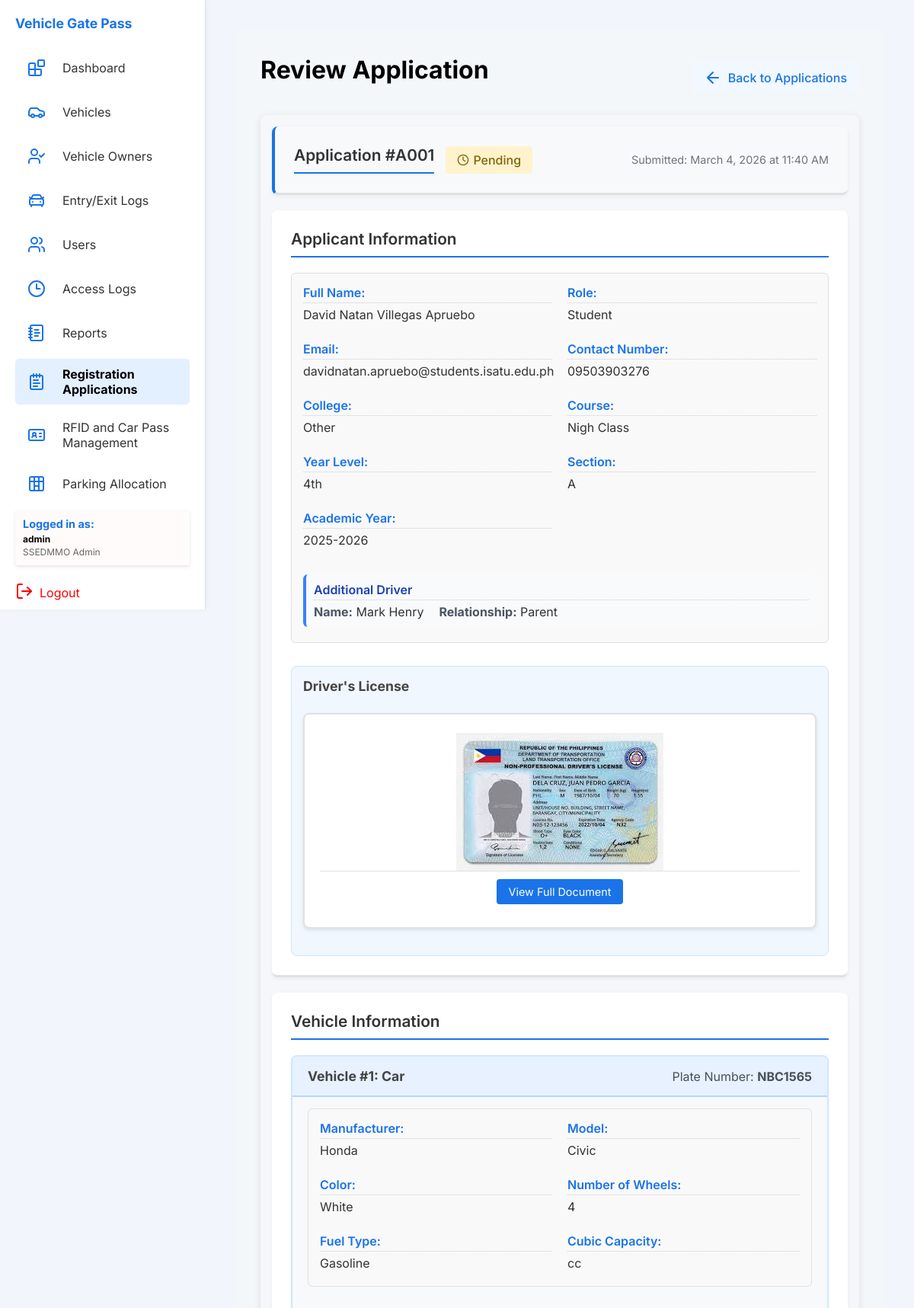
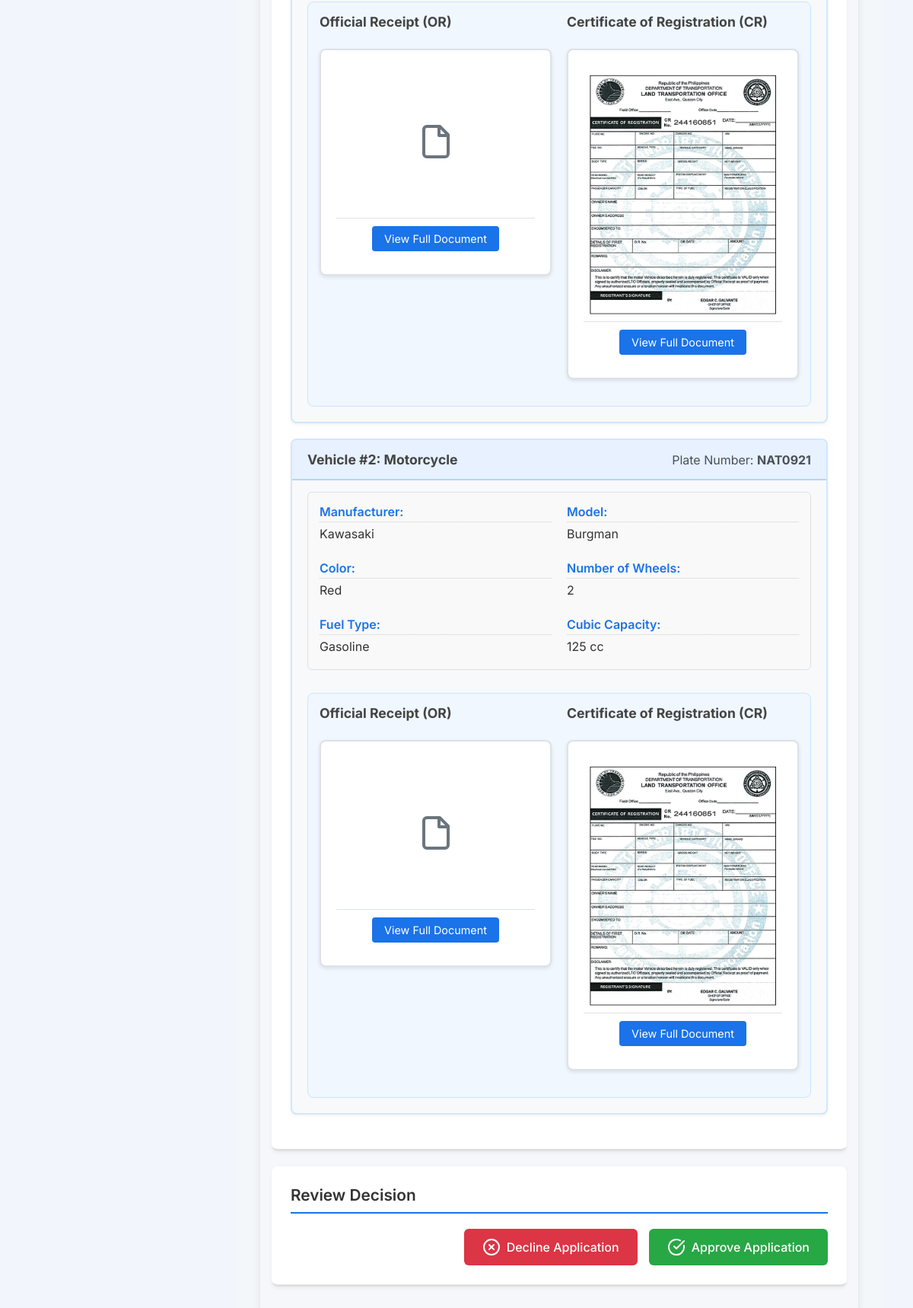
The app's page /php/review_application.php?id=1 (signed in) with its own data (2 pictures, top to bottom).
### tables this page shows
CREATE TABLE `applications` (
  `applicationID` int(11) NOT NULL,
  `OwnerID` varchar(10) DEFAULT NULL,
  `fName` varchar(50) DEFAULT NULL,
  `lName` varchar(50) DEFAULT NULL,
  `mName` varchar(50) DEFAULT NULL,
  `role` varchar(30) DEFAULT NULL,
  `employment_type` varchar(50) DEFAULT NULL,
  `email` varchar(100) DEFAULT NULL,
  `contact_num` varchar(20) DEFAULT NULL,
  `schoolID` varchar(50) DEFAULT NULL,
  `college` varchar(100) DEFAULT NULL,
  `course` varchar(50) DEFAULT NULL,
  `year` varchar(10) DEFAULT NULL,
  `section` varchar(10) DEFAULT NULL,
  `academicYear` varchar(20) DEFAULT NULL,
  `drivers_license` varchar(255) DEFAULT NULL,
  `plateNum` varchar(20) DEFAULT NULL,
  `vehicleType` varchar(50) DEFAULT NULL,
  `model` varchar(50) DEFAULT NULL,
  `manufacturer` varchar(50) DEFAULT NULL,
  `color` varchar(30) DEFAULT NULL,
  `cubicCapacity` int(11) DEFAULT NULL,
  `numOfWheels` int(11) DEFAULT NULL,
  `fuelType` varchar(30) DEFAULT NULL,
  `offical_receipt` varchar(255) DEFAULT NULL,
  `cert_of_registration` varchar(255) DEFAULT NULL,
  `additional_driver_name` varchar(100) DEFAULT NULL,
  `additional_driver_relationship` varchar(50) DEFAULT NULL,
  `registrationStatus` enum('pending','approved','rejected') DEFAULT 'pending',
  `applicationDate` datetime DEFAULT current_timestamp(),
  `reviewed_by` varchar(50) DEFAULT NULL
);

### php/review_application.php (the view, shortened to what this page needs)
<?php
$db = new Database();
$conn = $db->getConnection();
$ownerId = $_GET['id'];
$query = "SELECT * FROM applications WHERE applicationID = ?";
$stmt = $conn->prepare($query);
$stmt->bind_param("s", $ownerId);
$stmt->execute();
$result = $stmt->get_result();
$firstApp = $result->fetch_assoc();
$query = "SELECT * FROM applications WHERE fName = ? AND lName = ? AND email = ?";
$stmt = $conn->prepare($query);
$stmt->bind_param("sss", $firstApp['fName'], $firstApp['lName'], $firstApp['email']);
$stmt->execute();
$result = $stmt->get_result();
$applicant = $result->fetch_assoc();
$result->data_seek(0);
$vehicles = [];
while ($row = $result->fetch_assoc()) {
    $vehicles[] = $row;
}
include_once '../includes/header.php';
?>
<main class="main">
    <div class="review-header">
        <h2>Review Application</h2>
        <a href="registration_applications.php" class="back-btn">
            <svg xmlns="http://www.w3.org/2000/svg" width="24" height="24" viewBox="0 0 24 24" fill="none"
                stroke="currentColor" stroke-width="2" stroke-linecap="round" stroke-linejoin="round">
                <path d="M19 12H5M12 19l-7-7 7-7" />
            </svg>
            Back to Applications
        </a>
    </div>
    <div class="review-container">
        <div class="review-section application-header">
            <div class="application-status">
                <h3>Application #<?php echo htmlspecialchars($firstApp['OwnerID']); ?></h3>
                <span class="status-badge large <?php echo strtolower($applicant['registrationStatus']); ?>">
                    <?php if ($applicant['registrationStatus'] == 'pending'): ?>
                        <svg xmlns="http://www.w3.org/2000/svg" width="24" height="24" viewBox="0 0 24 24" fill="none"
                            stroke="currentColor" stroke-width="2" stroke-linecap="round" stroke-linejoin="round">
                            <path d="M12 6v6l4 2" />
                            <circle cx="12" cy="12" r="10" />
                        </svg>
                    <?php endif; ?>
                    <?php echo ucfirst($applicant['registrationStatus']); ?>
                </span>
            </div>
            <div class="application-date">
                Submitted:
                <?php echo isset($applicant['applicationDate']) && !empty($applicant['applicationDate']) ? date('F j, Y \a\t g:i A', strtotime($applicant['applicationDate'])) : 'Date not available'; ?>
            </div>
        </div>
        <div class="review-section">
            <h3>Applicant Information</h3>
            <div class="info-grid">
                <div class="info-item">
                    <span class="info-label">Full Name:</span>
                    <span
                        class="info-value"><?php echo htmlspecialchars($applicant['fName'] . ' ' . $applicant['mName'] . ' ' . $applicant['lName']); ?></span>
                </div>
                <div class="info-item">
                    <span class="info-label">Role:</span>
                    <span class="info-value"><?php echo htmlspecialchars(ucfirst($applicant['role'])); ?></span>
                </div>
                <div class="info-item">
                    <span class="info-label">Email:</span>
                    <span class="info-value"><?php echo htmlspecialchars($applicant['email']); ?></span>
                </div>
                <div class="info-item">
                    <span class="info-label">Contact Number:</span>
                    <span class="info-value"><?php echo htmlspecialchars($applicant['contact_num']); ?></span>
                </div>
                <div class="info-item">
                    <span class="info-label">College:</span>
                    <span class="info-value"><?php echo htmlspecialchars($applicant['college']); ?></span>
                </div>
                <div class="info-item">
                    <span class="info-label">Course:</span>
                    <span class="info-value"><?php echo htmlspecialchars($applicant['course']); ?></span>
                </div>
                <?php if (!empty($applicant['year'])): ?>
                    <div class="info-item">
                        <span class="info-label">Year Level:</span>
                        <span class="info-value"><?php echo htmlspecialchars($applicant['year']); ?></span>
                    </div>
                <?php endif; ?>
                <?php if (!empty($applicant['section'])): ?>
                    <div class="info-item">
                        <span class="info-label">Section:</span>
                        <span class="info-value"><?php echo htmlspecialchars($applicant['section']); ?></span>
                    </div>
                <?php endif; ?>
                <div class="info-item">
                    <span class="info-label">Academic Year:</span>
                    <span class="info-value"><?php echo htmlspecialchars($applicant['academicYear']); ?></span>
                </div>
                <?php if (!empty($applicant['additional_driver_name'])): ?>
                    <div class="info-item" style="grid-column: 1 / -1; background-color: #f8fafc; padding: 10px; border-radius: 6px; margin-top: 10px; border-left: 4px solid #3b82f6;">
                        <span class="info-label" style="display: block; margin-bottom: 5px; color: #1e40af;">Additional Driver</span>
                        <div style="display: flex; gap: 20px;">
                            <div><strong style="color: #4b5563;">Name:</strong> <span class="info-value"><?php echo htmlspecialchars($applicant['additional_driver_name']); ?></span></div>
                            <div><strong style="color: #4b5563;">Relationship:</strong> <span class="info-value"><?php echo htmlspecialchars($applicant['additional_driver_relationship']); ?></span></div>
                        </div>
                    </div>
                <?php endif; ?>
            </div>
            <div class="document-section">
                <h4>Driver's License</h4>
                <div class="document-preview">
                    <?php if (!empty($applicant['drivers_license'])): ?>
                        <?php
                        $ext = pathinfo($applicant['drivers_license'], PATHINFO_EXTENSION);
                        if (in_array(strtolower($ext), ['jpg', 'jpeg', 'png', 'gif'])):
                            ?>
                            <img src="<?php echo htmlspecialchars($applicant['drivers_license']); ?>" alt="Driver's License">
                        <?php endif; ?>
                        <div class="document-actions">
                            <a href="<?php echo htmlspecialchars($applicant['drivers_license']); ?>" class="btn-view"
                                target="_blank">View Full Document</a>
                        </div>
                    <?php endif; ?>
                </div>
            </div>
        </div>
        <div class="review-section">
            <h3>Vehicle Information</h3>
            <?php foreach ($vehicles as $index => $vehicle): ?>
                <div class="vehicle-card">
                    <div class="vehicle-header">
                        <h4>Vehicle #<?php echo $index + 1; ?>: <?php echo htmlspecialchars($vehicle['vehicleType']); ?>
                        </h4>
                        <div class="plate-number">Plate Number:
                            <strong><?php echo htmlspecialchars($vehicle['plateNum']); ?></strong></div>
                    </div>
                    <div class="info-grid">
                        <div class="info-item">
                            <span class="info-label">Manufacturer:</span>
                            <span class="info-value"><?php echo htmlspecialchars($vehicle['manufacturer']); ?></span>
                        </div>
                        <div class="info-item">
                            <span class="info-label">Model:</span>
                            <span class="info-value"><?php echo htmlspecialchars($vehicle['model']); ?></span>
                        </div>
                        <div class="info-item">
                            <span class="info-label">Color:</span>
                            <span class="info-value"><?php echo htmlspecialchars($vehicle['color']); ?></span>
                        </div>
                        <div class="info-item">
                            <span class="info-label">Number of Wheels:</span>
                            <span class="info-value"><?php echo htmlspecialchars($vehicle['numOfWheels']); ?></span>
                        </div>
                        <div class="info-item">
                            <span class="info-label">Fuel Type:</span>
                            <span class="info-value"><?php echo htmlspecialchars($vehicle['fuelType']); ?></span>
                        </div>
                        <div class="info-item">
                            <span class="info-label">Cubic Capacity:</span>
                            <span class="info-value"><?php echo htmlspecialchars($vehicle['cubicCapacity']); ?> cc</span>
                        </div>
                    </div>
                    <div class="document-section">
                        <div class="document-row">
                            <div class="document-col">
                                <h4>Official Receipt (OR)</h4>
                                <div class="document-preview">
                                    <?php if (!empty($vehicle['offical_receipt'])): ?>
                                        <?php
                                        $ext = pathinfo($vehicle['offical_receipt'], PATHINFO_EXTENSION);
                                        if (in_array(strtolower($ext), ['jpg', 'jpeg', 'png', 'gif'])):
                                            ?>
                                            <img src="<?php echo htmlspecialchars($vehicle['offical_receipt']); ?>"
                                                alt="Official Receipt">
                                        <?php else: ?>
                                            <div class="document-icon">
                                                <svg xmlns="http://www.w3.org/2000/svg" width="48" height="48" viewBox="0 0 24 24"
                                                    fill="none" stroke="currentColor" stroke-width="2" stroke-linecap="round"
                                                    stroke-linejoin="round">
                                                    <path
                                                        d="M14.5 2H6a2 2 0 0 0-2 2v16a2 2 0 0 0 2 2h12a2 2 0 0 0 2-2V7.5L14.5 2z" />
                                                    <polyline points="14 2 14 8 20 8" />
                                                </svg>
                                            </div>
                                        <?php endif; ?>
                                        <div class="document-actions">
                                            <a href="<?php echo htmlspecialchars($vehicle['offical_receipt']); ?>"
                                                class="btn-view" target="_blank">View Full Document</a>
                                        </div>
                                    <?php endif; ?>
                                </div>
                            </div>
                            <div class="document-col">
                                <h4>Certificate of Registration (CR)</h4>
                                <div class="document-preview">
                                    <?php if (!empty($vehicle['cert_of_registration'])): ?>
                                        <?php
                                        $ext = pathinfo($vehicle['cert_of_registration'], PATHINFO_EXTENSION);
                                        if (in_array(strtolower($ext), ['jpg', 'jpeg', 'png', 'gif'])):
                                            ?>
                                            <img src="<?php echo htmlspecialchars($vehicle['cert_of_registration']); ?>"
                                                alt="Certificate of Registration">
                                        <?php endif; ?>
                                        <div class="document-actions">
                                            <a href="<?php echo htmlspecialchars($vehicle['cert_of_registration']); ?>"
                                                class="btn-view" target="_blank">View Full Document</a>
                                        </div>
                                    <?php endif; ?>
                                </div>
                            </div>
                        </div>
                    </div>
                </div>
            <?php endforeach; ?>
        </div>
        <?php if ($applicant['registrationStatus'] === 'pending'): ?>
            <div class="review-section action-section">
                <h3>Review Decision</h3>
                <form method="POST" action="" id="reviewForm">
                    <div class="action-buttons">
                        <button type="button" onclick="showRejectModal()" class="btn-decline">
                            <svg xmlns="http://www.w3.org/2000/svg" width="24" height="24" viewBox="0 0 24 24" fill="none"
                                stroke="currentColor" stroke-width="2" stroke-linecap="round" stroke-linejoin="round">
                                <circle cx="12" cy="12" r="10" />
                                <path d="m15 9-6 6" />
                                <path d="m9 9 6 6" />
                            </svg>
                            Decline Application
                        </button>
                        <button type="submit" name="action" value="approve" class="btn-approve">
                            <svg xmlns="http://www.w3.org/2000/svg" width="24" height="24" viewBox="0 0 24 24" fill="none"
                                stroke="currentColor" stroke-width="2" stroke-linecap="round" stroke-linejoin="round">
                                <path d="M21.801 10A10 10 0 1 1 17 3.335" />
                                <path d="m9 11 3 3L22 4" />
                            </svg>
                            Approve Application
                        </button>
                    </div>
                </form>
            </div>
        <?php endif; ?>
    </div>
</main>
<?php include_once '../includes/footer.php'; ?>

### records on screen
applications: OwnerID "A001", registrationStatus "Pending", applicationDate "March 4, 2026 at 11:40 AM", fName+mName+lName "David Natan Villegas Apruebo", role "Student", email "davidnatan.apruebo@students.isatu.edu.ph", contact_num "09503903276", college "Other", course "Nigh Class", year "4th", section "A", academicYear "2025-2026", additional_driver_name "Mark Henry", additional_driver_relationship "Parent", drivers_license (picture), vehicleType "Car", plateNum "NBC1565", manufacturer "Honda", model "Civic", color "White", numOfWheels "4", fuelType "Gasoline", cert_of_registration (picture)
applications: vehicleType "Motorcycle", plateNum "NAT0921", manufacturer "Kawasaki", model "Burgman", color "Red", numOfWheels "2", fuelType "Gasoline", cubicCapacity "125", cert_of_registration (picture)

### other values on screen
$_SESSION['username'] "admin"
$_SESSION['role'] "SSEDMMO Admin"
